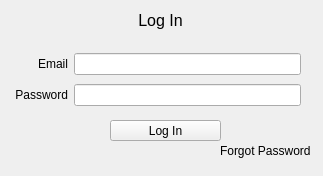
<?xml version="1.0" encoding="UTF-8"?>
<ui version="4.0">
 <class>login</class>
 <widget class="QWidget" name="login">
  <property name="geometry">
   <rect>
    <x>0</x>
    <y>0</y>
    <width>323</width>
    <height>176</height>
   </rect>
  </property>
  <property name="windowTitle">
   <string>Login</string>
  </property>
  <widget class="QLabel" name="label_16">
   <property name="geometry">
    <rect>
     <x>220</x>
     <y>140</y>
     <width>91</width>
     <height>21</height>
    </rect>
   </property>
   <property name="text">
    <string>Forgot Password?</string>
   </property>
  </widget>
  <widget class="QWidget" name="verticalLayoutWidget">
   <property name="geometry">
    <rect>
     <x>-160</x>
     <y>50</y>
     <width>461</width>
     <height>61</height>
    </rect>
   </property>
   <layout class="QVBoxLayout" name="verticalLayout">
    <item>
     <layout class="QHBoxLayout" name="horizontalLayout">
      <item>
       <widget class="QLabel" name="label_2">
        <property name="text">
         <string>Email</string>
        </property>
        <property name="alignment">
         <set>Qt::AlignRight|Qt::AlignTrailing|Qt::AlignVCenter</set>
        </property>
        <property name="margin">
         <number>5</number>
        </property>
        <property name="indent">
         <number>0</number>
        </property>
       </widget>
      </item>
      <item>
       <widget class="QLineEdit" name="lineEdit">
        <property name="sizePolicy">
         <sizepolicy hsizetype="Preferred" vsizetype="Fixed">
          <horstretch>0</horstretch>
          <verstretch>0</verstretch>
         </sizepolicy>
        </property>
       </widget>
      </item>
     </layout>
    </item>
    <item>
     <layout class="QHBoxLayout" name="horizontalLayout_7">
      <item>
       <widget class="QLabel" name="label_8">
        <property name="text">
         <string>Password</string>
        </property>
        <property name="alignment">
         <set>Qt::AlignRight|Qt::AlignTrailing|Qt::AlignVCenter</set>
        </property>
        <property name="margin">
         <number>5</number>
        </property>
        <property name="indent">
         <number>0</number>
        </property>
       </widget>
      </item>
      <item>
       <widget class="QLineEdit" name="lineEdit_7">
        <property name="sizePolicy">
         <sizepolicy hsizetype="Preferred" vsizetype="Fixed">
          <horstretch>0</horstretch>
          <verstretch>0</verstretch>
         </sizepolicy>
        </property>
        <property name="echoMode">
         <enum>QLineEdit::Password</enum>
        </property>
       </widget>
      </item>
     </layout>
    </item>
   </layout>
  </widget>
  <widget class="QLabel" name="label">
   <property name="geometry">
    <rect>
     <x>70</x>
     <y>0</y>
     <width>181</width>
     <height>41</height>
    </rect>
   </property>
   <property name="font">
    <font>
     <pointsize>12</pointsize>
    </font>
   </property>
   <property name="text">
    <string>Log In</string>
   </property>
   <property name="alignment">
    <set>Qt::AlignCenter</set>
   </property>
  </widget>
  <widget class="QPushButton" name="pushButton">
   <property name="geometry">
    <rect>
     <x>110</x>
     <y>120</y>
     <width>111</width>
     <height>21</height>
    </rect>
   </property>
   <property name="text">
    <string>Log In</string>
   </property>
  </widget>
 </widget>
 <resources/>
 <connections/>
</ui>
